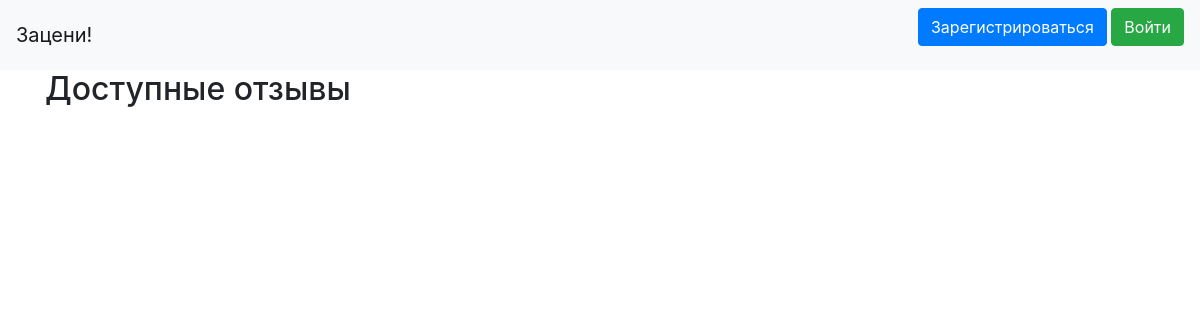
Before: / with the older database file.
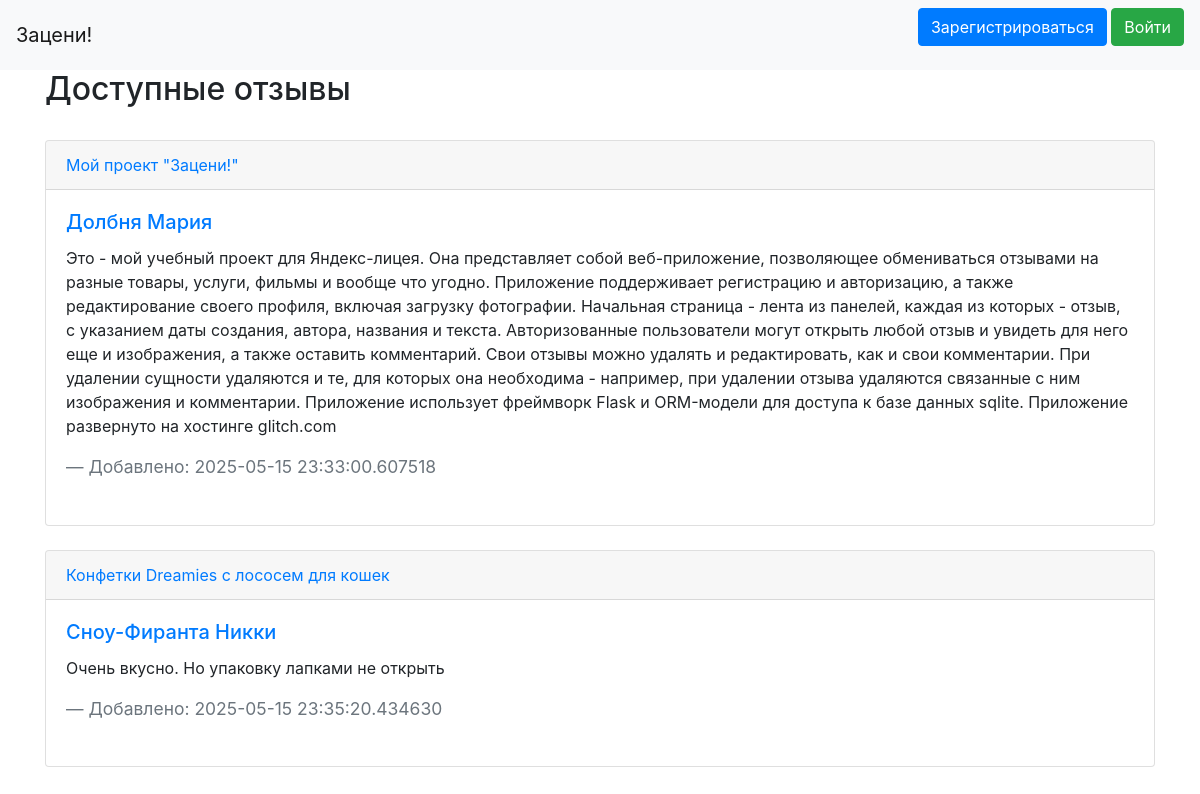
After: the same page with the newer database file.
### data/reviews.py (models this page shows)
class Review(SqlAlchemyBase, SerializerMixin):
    __tablename__ = 'reviews'
    id = sqlalchemy.Column(sqlalchemy.Integer, primary_key=True, autoincrement=True)
    author_id = sqlalchemy.Column(sqlalchemy.Integer, sqlalchemy.ForeignKey("users.id"), nullable=False)
    title = sqlalchemy.Column(sqlalchemy.String, nullable=False)
    text = sqlalchemy.Column(sqlalchemy.String, nullable=False)
    creation_date = sqlalchemy.Column(sqlalchemy.DateTime, default=datetime.datetime.now, nullable=False)
    author = orm.relationship('User')

### data/users.py (models this page shows, shortened)
class User(SqlAlchemyBase, UserMixin, SerializerMixin):
    __tablename__ = 'users'
    id = sqlalchemy.Column(sqlalchemy.Integer, primary_key=True, autoincrement=True)
    surname = sqlalchemy.Column(sqlalchemy.String, nullable=False)
    name = sqlalchemy.Column(sqlalchemy.String, nullable=False)
    age = sqlalchemy.Column(sqlalchemy.Integer, nullable=True)
    email = sqlalchemy.Column(sqlalchemy.String,
                              index=True, unique=True, nullable=False)
    hashed_password = sqlalchemy.Column(sqlalchemy.String, nullable=True)
    registration_date = sqlalchemy.Column(sqlalchemy.DateTime, default=datetime.datetime.now, nullable=False)
    about = sqlalchemy.Column(sqlalchemy.String, nullable=True)

### server.py (the view)
@app.route('/')
def index():
    db_sess = db_session.create_session()
    reviews = db_sess.query(Review).all()
    return render_template('index.html', reviews=reviews)

### data/db_session.py (called while the page is built)
def create_session() -> Session:
    global __factory
    return __factory()

### templates/index.html (shortened to what this page needs)
{% extends "base.html" %}
{% block content %}
<h2>Доступные отзывы</h2>
<br>
{% for review in reviews %}
<div class="card">
  <div class="card-header">
    <a href="/review/{{ review.id }}">{{review.title}}</a>
  </div>
  <div class="card-body">
    <h5 class="card-title"><img class="avatar_thumb" src="/static/img/avatar_for_id_{{ review.author.id }}.jpg" alt=""><a href="/user/{{ review.author.id }}">{{review.author.surname}} {{review.author.name}}</a></h5>
    <p class="card-text">{{review.text}}</p>
    <blockquote class="blockquote mb-0">
      <footer class="blockquote-footer">Добавлено: {{review.creation_date}}</footer>
    </blockquote>
    <br>
  </div>
</div><br>
{% endfor %}
{% endblock %}

### templates/base.html (shortened to what this page needs)
<!doctype html>
<html lang="en">
<head>
  <head>
    <link rel="stylesheet" href="https://cdn.jsdelivr.net/npm/bootstrap@4.6.2/dist/css/bootstrap.min.css">
    <link rel="stylesheet" href="/static/css/style.css">
</head>
<body>
<nav class="navbar navbar-expand-lg navbar-light bg-light">
  <a class="navbar-brand" href="/">Зацени!</a>
  <div class="collapse navbar-collapse" id="navbarSupportedContent">
{% if current_user.is_authenticated %}
    <img class="navbar-brand avatar_thumb" src="/static/img/avatar_for_id_{{ current_user.id }}.jpg" alt="">
    <a class="navbar-brand" href="/user/{{ current_user.id }}">{{ current_user.name }} {{ current_user.surname }}</a>
    <a class="nav-link" href="/logout">Выйти</a>
{% else %}
    <p>
        <a class="btn btn-primary " href="/register">Зарегистрироваться</a>
        <a class="btn btn-success" href="/login">Войти</a>
    </p>
{% endif %}
  </div>
</nav>
<main role="main" class="container">
    {% block content %}{% endblock %}
</main>
</body>
</html>

Changed rows visible on the page:
added Review: title "Мой проект \"Зацени!\"", author.surname "Долбня", author.name "Мария", text "Это - мой учебный проект для Яндекс-лицея. Она представляет собой веб-приложение, позволяющее обмениваться отзывами на разные товары, услуги, фильмы и вообще что угодно. Приложение поддерживает регистрацию и авторизацию, а также редактирование своего профиля, включая загрузку фотографии. Начальная страница - лента из панелей, каждая из которых - отзыв, с указанием даты создания, автора, названия и текста. Авторизованные пользователи могут открыть любой отзыв и увидеть для него еще и изображения, а также оставить комментарий. Свои отзывы можно удалять и редактировать, как и свои комментарии. При удалении сущности удаляются и те, для которых она необходима - например, при удалении отзыва…", creation_date "2025-05-15 23:33:00.607518"
added Review: title "Конфетки Dreamies с лососем для кошек", author.surname "Сноу-Фиранта", author.name "Никки", text "Очень вкусно. Но упаковку лапками не открыть", creation_date "2025-05-15 23:35:20.434630"
